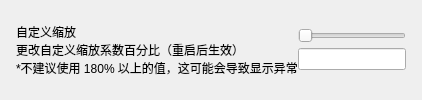
          <widget class="CardWidget" name="CardWidget_16">
           <property name="minimumSize">
            <size>
             <width>0</width>
             <height>70</height>
            </size>
           </property>
           <layout class="QVBoxLayout" name="verticalLayout_26">
            <property name="spacing">
             <number>16</number>
            </property>
            <property name="leftMargin">
             <number>16</number>
            </property>
            <property name="topMargin">
             <number>16</number>
            </property>
            <property name="rightMargin">
             <number>16</number>
            </property>
            <property name="bottomMargin">
             <number>16</number>
            </property>
            <item>
             <layout class="QHBoxLayout" name="horizontalLayout_14">
              <property name="spacing">
               <number>0</number>
              </property>
              <item>
               <layout class="QVBoxLayout" name="verticalLayout_9">
                <property name="spacing">
                 <number>0</number>
                </property>
                <item>
                 <widget class="StrongBodyLabel" name="StrongBodyLabel_15">
                  <property name="sizePolicy">
                   <sizepolicy hsizetype="Expanding" vsizetype="Preferred">
                    <horstretch>0</horstretch>
                    <verstretch>0</verstretch>
                   </sizepolicy>
                  </property>
                  <property name="text">
                   <string>自定义缩放</string>
                  </property>
                 </widget>
                </item>
                <item>
                 <widget class="CaptionLabel" name="CaptionLabel_13">
                  <property name="text">
                   <string>更改自定义缩放系数百分比（重启后生效）
*不建议使用 180% 以上的值，这可能会导致显示异常</string>
                  </property>
                  <property name="wordWrap">
                   <bool>false</bool>
                  </property>
                  <property name="lightColor" stdset="0">
                   <color alpha="150">
                    <red>0</red>
                    <green>0</green>
                    <blue>0</blue>
                   </color>
                  </property>
                  <property name="darkColor" stdset="0">
                   <color alpha="200">
                    <red>255</red>
                    <green>255</green>
                    <blue>255</blue>
                   </color>
                  </property>
                 </widget>
                </item>
               </layout>
              </item>
              <item>
               <layout class="QVBoxLayout" name="verticalLayout_27">
                <item>
                 <widget class="Slider" name="slider_scale_factor">
                  <property name="sizePolicy">
                   <sizepolicy hsizetype="Preferred" vsizetype="Fixed">
                    <horstretch>0</horstretch>
                    <verstretch>0</verstretch>
                   </sizepolicy>
                  </property>
                  <property name="minimum">
                   <number>100</number>
                  </property>
                  <property name="maximum">
                   <number>200</number>
                  </property>
                  <property name="value">
                   <number>100</number>
                  </property>
                  <property name="orientation">
                   <enum>Qt::Horizontal</enum>
                  </property>
                 </widget>
                </item>
                <item>
                 <widget class="LineEdit" name="text_scale_factor">
                  <property name="sizePolicy">
                   <sizepolicy hsizetype="Preferred" vsizetype="Fixed">
                    <horstretch>0</horstretch>
                    <verstretch>0</verstretch>
                   </sizepolicy>
                  </property>
                  <property name="readOnly">
                   <bool>true</bool>
                  </property>
                 </widget>
                </item>
               </layout>
              </item>
             </layout>
            </item>
           </layout>
          </widget>
